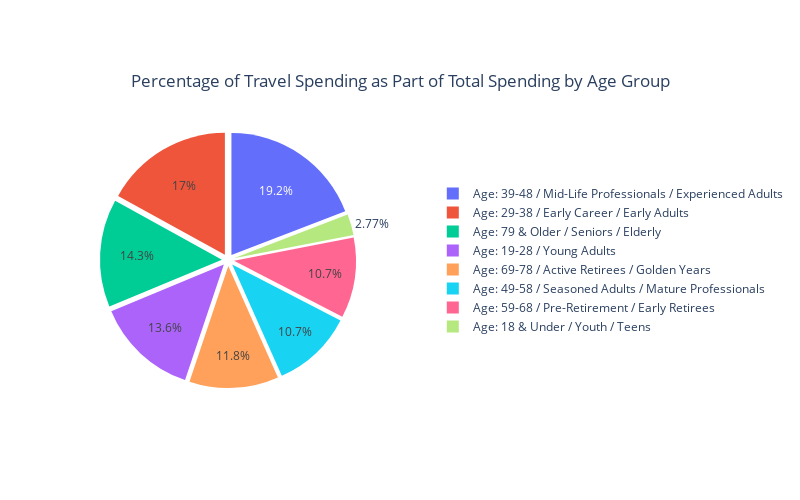

Source (notebook cell):
### Code cell
import plotly.express as px

# Step 1: Calculate total spending per age group
total_spending_by_age = df2.groupby('age_description')['amt'].sum().reset_index()

# Step 2: Calculate travel spending per age group
travel_spending_by_age = df2[df2['category'] == 'travel'].groupby('age_description')['amt'].sum().reset_index()

# Step 3: Merge both dataframes to calculate the percentage of travel spending
spending_comparison = pd.merge(travel_spending_by_age, total_spending_by_age, on='age_description', suffixes=('_travel', '_total'))

# Step 4: Calculate the percentage of travel spending for each age group
spending_comparison['travel_percentage'] = (spending_comparison['amt_travel'] / spending_comparison['amt_total']) * 100

# Step 5: Create a pie chart using plotly for the percentage of travel spending
fig = px.pie(
    spending_comparison, 
    values='travel_percentage', 
    names='age_description', 
    title="Percentage of Travel Spending as Part of Total Spending by Age Group",
    height=500, width=800
)

# Add a pull parameter to "explode" the slices
fig.update_traces(pull=[0.05] * len(spending_comparison))  # Pull each slice out by 5%

# Update layout to center title and adjust the pie chart position to the left
fig.update_layout(
    title={
        'text': "Percentage of Travel Spending as Part of Total Spending by Age Group",
        'y':0.85,  # position of the title from bottom to top (0-1 scale)
        'x':0.5,   # center the title horizontally
        'xanchor': 'center',
        'yanchor': 'top'
    },
    legend={
        'yanchor': 'middle',  # vertical centering
        'y': 0.5,             # legend is vertically centered
        'xanchor': 'left',     # move the legend to the right side
        'x': 1.3              # move the legend further right to avoid overlapping the pie chart
    },
    margin=dict(l=100)  # adds 100px left margin to move the pie chart to the left
)

# Display the chart
fig.show()

### Figure 1 — Plotly figure (JSON) as saved in the notebook; plotly's stock layout.template omitted (floating-point values rounded to 4 significant figures)
{"data": [{"domain": {"x": [0, 1], "y": [0, 1]}, "hovertemplate": "age_description=%{label}<br>travel_percentage=%{value}<extra></extra>", "labels": ["Age: 18 & Under / Youth / Teens", "Age: 19-28 / Young Adults", "Age: 29-38 / Early Career / Early Adults", "Age: 39-48 / Mid-Life Professionals / Experienced Adults", "Age: 49-58 / Seasoned Adults / Mature Professionals", "Age: 59-68 / Pre-Retirement / Early Retirees", "Age: 69-78 / Active Retirees / Golden Years", "Age: 79 & Older / Seniors / Elderly"], "legendgroup": "", "name": "", "pull": [0.05, 0.05, 0.05, 0.05, 0.05, 0.05, 0.05, 0.05], "showlegend": true, "type": "pie", "values": [0.9229, 4.516, 5.655, 6.374, 3.571, 3.552, 3.938, 4.755]}], "layout": {"height": 500, "legend": {"tracegroupgap": 0, "x": 1.3, "xanchor": "left", "y": 0.5, "yanchor": "middle"}, "margin": {"l": 100}, "title": {"text": "Percentage of Travel Spending as Part of Total Spending by Age Group", "x": 0.5, "xanchor": "center", "y": 0.85, "yanchor": "top"}, "width": 800}}
